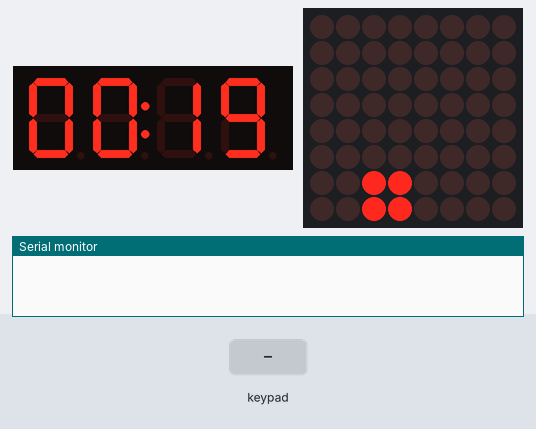
A sketch run on a simulated Arduino Uno, built with avr-gcc and run on an emulated ATmega328P. On the bench: 4-digit seven-segment display, 8×8 LED matrix, the last lines printed to the serial monitor. Wiring (inferred from the names in the program): 4×4 keypad with keys 1 2 3 A 4 5 6 B 7 8 9 C * 0 # D (labels assumed): rows pin 3, pin 4, pin 5, pin 6; columns A0, A1, A2, A3. Inputs (shaded band) come from the test bench. Random numbers use the default seed unless the sketch sets one.

Above: at 1.6 s.
1.7 s: key '0' pressed
At 2.5 s:
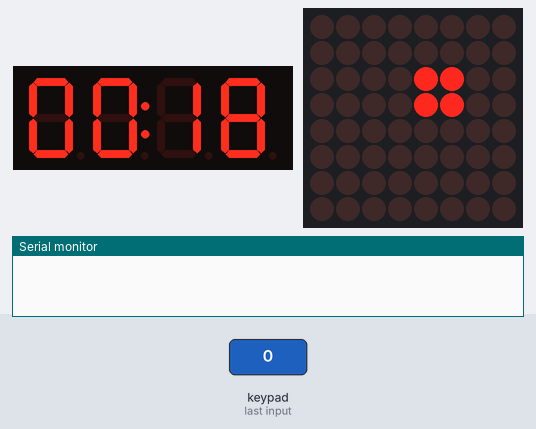
4.7 s: keypad keys 3 4 5 6 pressed 0.4 s apart
At 6.8 s:
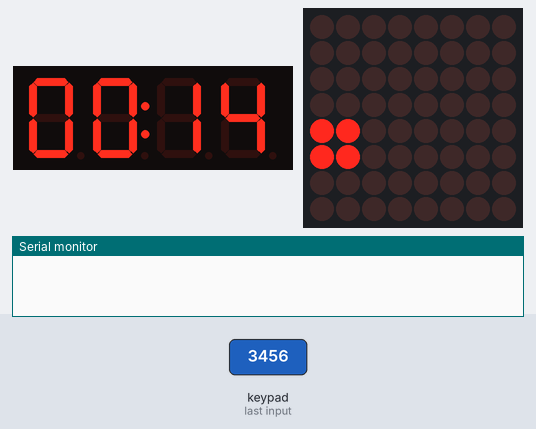
9.3 s: key '7' pressed
At 10.8 s:
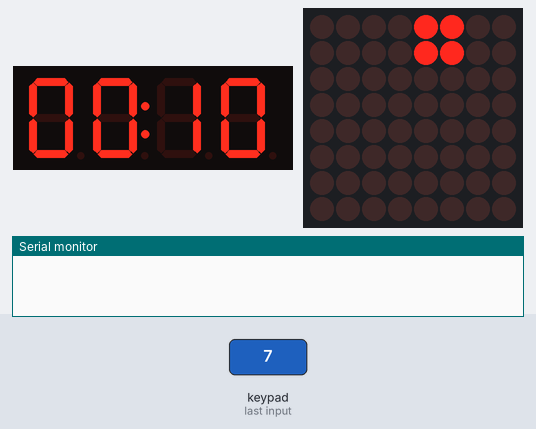
12.3 s: keypad keys 3 4 5 6 # pressed 0.4 s apart
At 13.3 s:
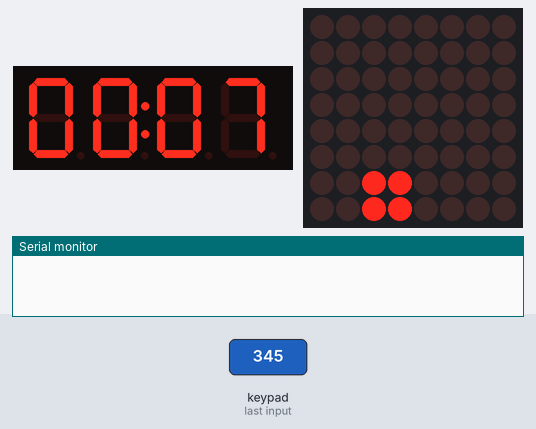
15.8 s: key '0' pressed
At 20.6 s:
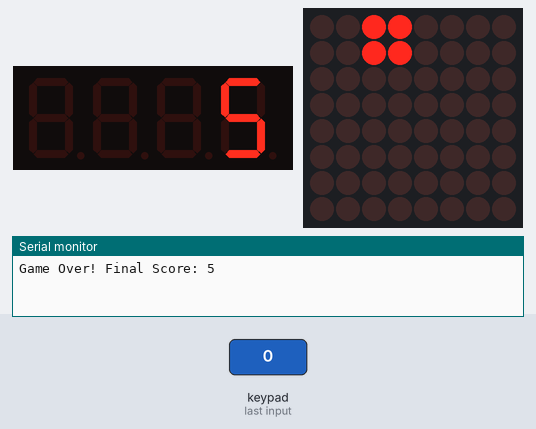
Timing chart, 0 to 21.5 s (numbered marks = the images above; inputs shaded):
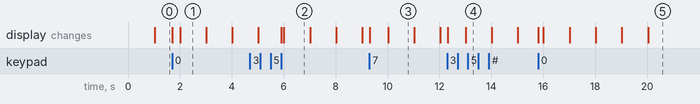

The sketch:

Matrix_game.ino
```cpp
#include <LedControl.h>
#include <TM1637Display.h>

// LED Matrix (MAX7219)
LedControl lc = LedControl(11, 9, 10, 1);

// 4-Digit Display (TM1637)
#define CLK 7
#define DIO 8
TM1637Display display(CLK, DIO);

// Button Matrix Setup
const int rowPins[4] = {3, 4, 5, 6};
const int colPins[4] = {A0, A1, A2, A3};

// Game variables
int score = 0;
int timeLeft = 20;  // 20 seconds to play
int activeX, activeY; // Active LED position
unsigned long lastUpdateTime = 0; //Internal control to check that a second passed

void setup() {
    Serial.begin(9600);

    // Initialize LED matrix
    lc.shutdown(0, false);
    lc.setIntensity(0, 8);
    lc.clearDisplay(0);

    // Initialize button matrix
    for (int i = 0; i < 4; i++) {
        pinMode(rowPins[i], OUTPUT);
        digitalWrite(rowPins[i], HIGH);
        pinMode(colPins[i], INPUT_PULLUP);
    }

    // Initialize display
    display.setBrightness(5);
    display.showNumberDecEx(timeLeft, 0b01000000, true);

    // Start first round
    newTarget();
}

void loop() {
  if (timeLeft > 0) {
        checkButtons();

        // Verify that is has been a second
        if (millis() - lastUpdateTime >= 1000) {
            lastUpdateTime = millis();  // Updates the time
            timeLeft--;  // Reduces the fime left
            display.showNumberDecEx(timeLeft, 0b01000000, true);

            if (timeLeft == 0) {
                gameOver();
            }
        }
    }
}

// Pick a new random LED position
void newTarget() {
    lc.clearDisplay(0);
    activeX = random(0, 4);
    activeY = random(0, 4);
    int posX = 2 * activeX;
    int posY = 2 * activeY;
    lc.setLed(0, posX, posY, true);
    lc.setLed(0, posX+1, posY, true);
    lc.setLed(0, posX, posY+1, true);
    lc.setLed(0, posX+1, posY+1, true);
}

// Check if player pressed correct button
void checkButtons() {
    for (int row = 0; row < 4; row++) {
        digitalWrite(rowPins[row], LOW);
        for (int col = 0; col < 4; col++) {
            if (digitalRead(colPins[col]) == LOW) {
                if (row == activeX && col == activeY) {
                    score++;
                    newTarget();
                }
            }
        }
        digitalWrite(rowPins[row], HIGH);
    }
}

void gameOver() {
    display.showNumberDec(score);  // Muestra el puntaje final
    Serial.println("Game Over! Final Score: " + String(score));
}
```

Measured:
- what the display in image 1 shows lasts 1.0 s, from 2.0 s to 3.0 s
